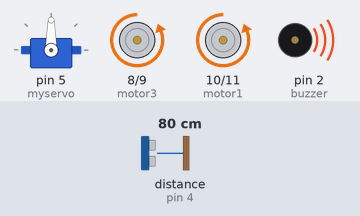
This sketch was run on a simulated Arduino Uno, built with avr-gcc and run on an emulated ATmega328P. Parts: servo, motor-driver pin pairs drawn as motors (green arrow = first pin HIGH = forward, orange = second pin HIGH = backward, longer = more drive), buzzer (waves = sounding, pin HIGH). Wiring (inferred from the names in the program): ultrasonic range finder: trigger pin 3; echo pin 4. Inputs (shaded band) come from the test bench; at power-on: distance to the obstacle (sensor on pin 4) 80 cm. The echo pulse lasts 58.3 µs per cm; pins used as bus, display or sensor lines are not drawn.

Above: at 1.2 s.
1.3 s: distance to the obstacle (sensor on pin 4) set to 54 cm
2.8 s: distance to the obstacle (sensor on pin 4) set to 47 cm
At 3.9 s:
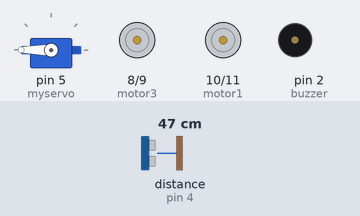
5.8 s: distance to the obstacle (sensor on pin 4) set to 60 cm
At 7.4 s:
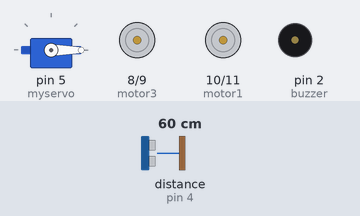
8.8 s: distance to the obstacle (sensor on pin 4) set to 2 cm
At 9.2 s:
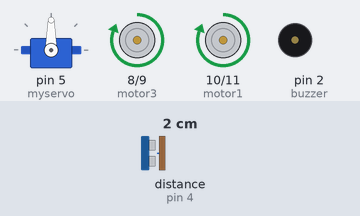
Timing chart, 0 to 12.8 s (numbered marks = the images above; inputs shaded):
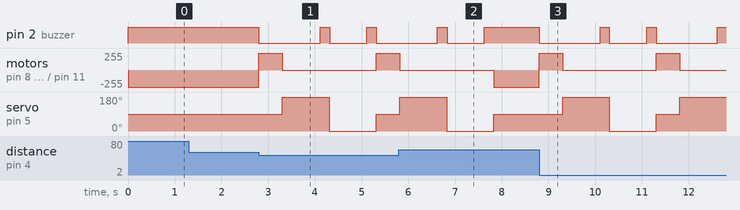

Measured:
- the behaviour switches between 52 and 51 cm on distance to the obstacle (sensor on pin 4) (found by bisection; images 0 and 1)
- after the input at 1.3 s, every drawn part: stays the same
- after the input at 2.8 s, pin 2 (buzzer): goes LOW 1.3 s, HIGH 0.20 s, LOW 0.80 s, HIGH 0.20 s, then LOW, starting at once; motor on pin 8 (motor3) / pin 9 (motor4): backward 255/255 → forward 255/255 at once, → stopped 0.50 s later, → forward 255/255 2.0 s later
- after the input at 5.8 s, pin 2 (buzzer): goes on until 7.6 s, then stays HIGH; servo on pin 5 (myservo): goes on until 7.8 s, then stays 90°
- after the input at 8.8 s, pin 2 (buzzer): goes LOW 1.3 s, HIGH 0.20 s, LOW 0.80 s, HIGH 0.20 s, LOW 1.3 s, then HIGH, starting at once; motor on pin 8 (motor3) / pin 9 (motor4): alternates forward 255/255 for 0.50 s and stopped for 2.0 s, starting at once

The sketch:

DesvioObstaculosServoUltrassonic.ino
```cpp
#include <Servo.h>      //Inclue biblioteca do servo motor
#include <Ultrasonic.h> //Inclue a biblioteca do sensor ultrassonico

int motor1 = 10;    //direita trás
int motor2 = 11;    //direta frente
int motor3 = 8;    //esquerda trás
int motor4 = 9;    //esquerda frente
int sensor1 = 7;  //pino para receber o sinal do fototransistor
int sensor2 = 6;  //pino para receber o sinal do fototransistor

Servo myservo;

const int trigPin = 3;  //Pino trig do ultrassonico
const int echoPin = 4;  //Pino echo do ultrassonico
long duration;          //Variavel usado no calculo de distancia
int distance;           //Variavel onde armazena a distancia
int VerificarEsquerda;  //Variavel para armazenar o valor da distancia na esquerda a ser comparado com a da direita
int VerificarDireita;   //Variavel para armazenar o valor da distancia na direita a ser comparado com a da esquerda

int buzzer = 2;

void setup(){
  myservo.attach(5);    //Define o pino 5 para usar o servo

  pinMode(motor1, OUTPUT);  //definindo o pino do LED como saída
  pinMode(motor2, OUTPUT);  //definindo o pino do LED como saída
  pinMode(motor3, OUTPUT);  //definindo o pino do LED como saída
  pinMode(motor4, OUTPUT);  //definindo o pino do LED como saída
  pinMode(trigPin, OUTPUT);
  pinMode(echoPin, INPUT);
  pinMode(buzzer, OUTPUT);
  digitalWrite(buzzer, HIGH);
 Serial.begin(9600);

 }

void frente()
{
  digitalWrite(motor2,HIGH);
  digitalWrite(motor4,HIGH);
  digitalWrite(motor1,LOW);
  digitalWrite(motor3,LOW);
}
void tras()
{
  digitalWrite(motor1,HIGH);
  digitalWrite(motor3,HIGH);
  digitalWrite(motor2,LOW);
  digitalWrite(motor4,LOW);
}
void esquerda()
{
  digitalWrite(motor2,HIGH);
  digitalWrite(motor3,HIGH);
  digitalWrite(motor1,LOW);
  digitalWrite(motor4,LOW);
}
void direita()
{
  digitalWrite(motor1,HIGH);
  digitalWrite(motor4,HIGH);
  digitalWrite(motor2,LOW);
  digitalWrite(motor3,LOW);
}
void para()
{
  digitalWrite(motor1,LOW);
  digitalWrite(motor4,LOW);
  digitalWrite(motor2,LOW);
  digitalWrite(motor3,LOW);
}


void ultrassonic(){
  digitalWrite(trigPin, LOW);
delayMicroseconds(2);
// Sets the trigPin on HIGH state for 10 micro seconds
digitalWrite(trigPin, HIGH);
delayMicroseconds(10);
digitalWrite(trigPin, LOW);
// Reads the echoPin, returns the sound wave travel time in microseconds
duration = pulseIn(echoPin, HIGH);
// Calculating the distance
distance= duration*0.034/2;
}

void loop() {

ultrassonic();

if (distance <= 50){
  para();
  digitalWrite(buzzer, LOW);
  tras();
  delay(500);
  ultrassonic();
  para();
  digitalWrite(buzzer, HIGH);

  myservo.write(180);
  ultrassonic();
  VerificarEsquerda = distance;
  digitalWrite(buzzer, LOW);
  delay(800);
  digitalWrite(buzzer, HIGH);
  delay(200);

  myservo.write(0);
  ultrassonic();
  VerificarDireita = distance;
  digitalWrite(buzzer, LOW);
  delay(800);
  digitalWrite(buzzer, HIGH);
  delay(200);

    if (VerificarEsquerda > VerificarDireita){

      esquerda();
      delay(700);
      frente();
    }

    else if (VerificarEsquerda == VerificarDireita){
      para();
    }

    else{
      direita();
      delay(700);
      frente();
  }
  myservo.write(90);

}

else{
  myservo.write(90);
  frente();
}
}
```
